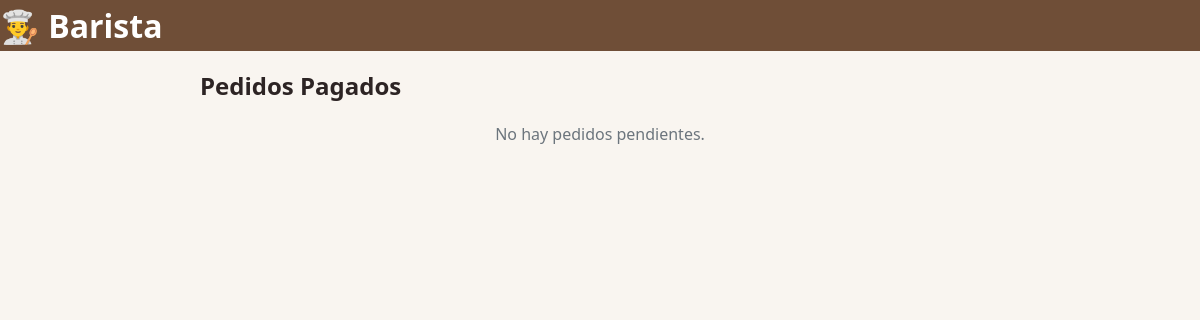
The app's page /barista (signed in), older data.
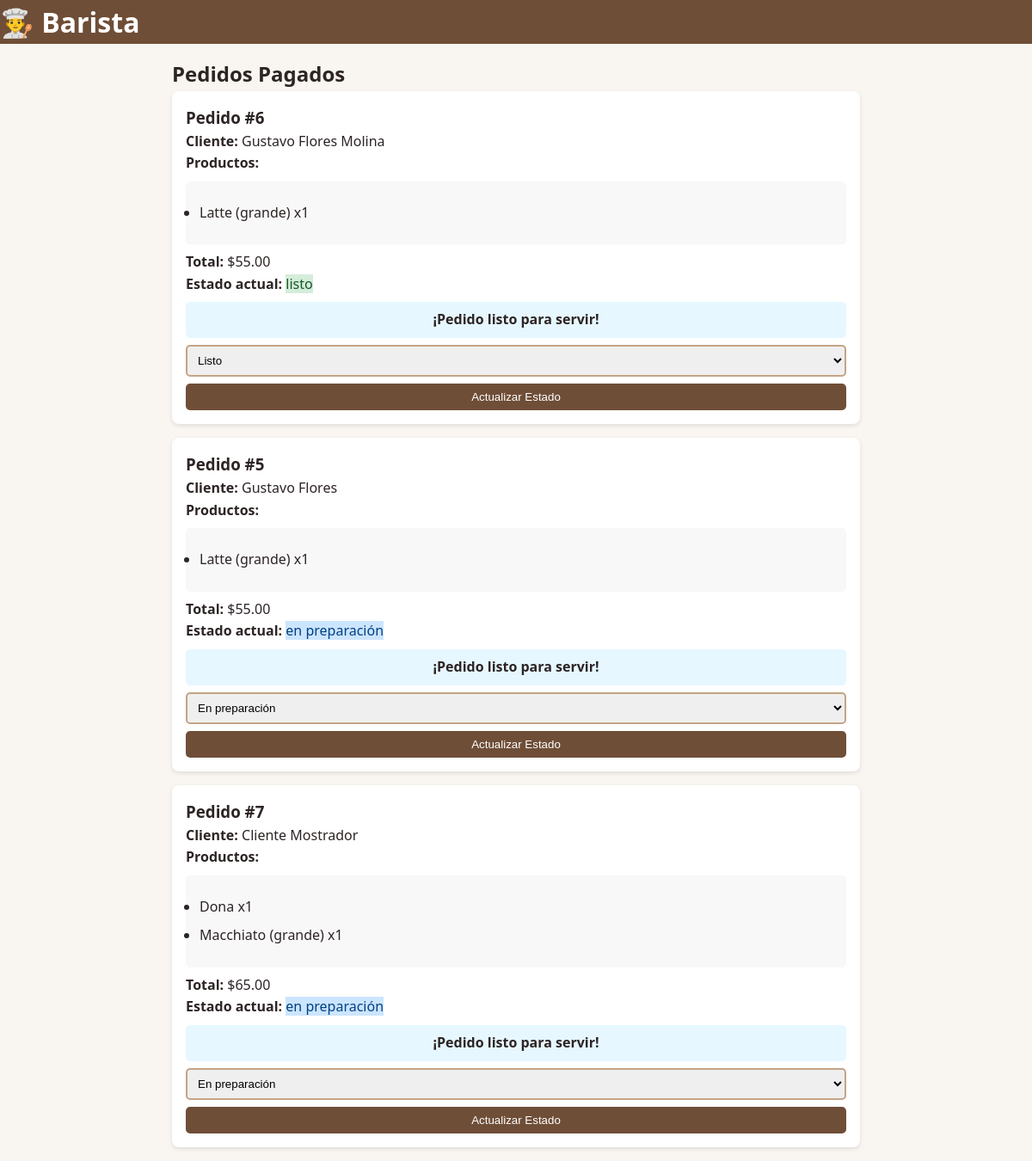
The same page, newer data.
### app.py (models this page shows)
class Pedido(db.Model):
    id = db.Column(db.Integer, primary_key=True)
    cliente = db.Column(db.String(50), nullable=False)
    productos = db.Column(db.String(500))
    estado = db.Column(db.String(20), default="pendiente")
    pago = db.Column(db.String(20), default="pendiente")
    total = db.Column(db.Float)
    fecha = db.Column(db.DateTime, default=datetime.now)
    hora_pago = db.Column(db.DateTime)
    hora_preparacion = db.Column(db.DateTime)

### app.py (the view)
@app.route('/barista')
@login_required
def barista():
    if session.get('role') != 'barista':
        flash('Acceso no autorizado', 'error'); return redirect(url_for('login'))
    pedidos = Pedido.query.filter(Pedido.pago == "pagado", Pedido.estado != "terminado").order_by(Pedido.hora_pago).all()
    ahora = datetime.now()
    for pedido in pedidos:
        if pedido.hora_preparacion and ahora >= pedido.hora_preparacion and pedido.estado != "listo":
            pedido.estado = "listo"; db.session.commit()
    return render_template('barista.html', pedidos=pedidos, ahora=ahora)

### app.py (called while the page is built)
def login_required(view):
    @functools.wraps(view)
    def wrapped_view(**kwargs):
        if 'logged_in' not in session:
            return redirect(url_for('login'))
        return view(**kwargs)
    return wrapped_view

### templates/barista.html (shortened to what this page needs)
<!DOCTYPE html>
<html lang="es">
<head>
    <link rel="stylesheet" href="{{ url_for('static', filename='styles.css') }}">
</head>
<body>
    <header>
        <h1>👨‍🍳 Barista</h1>
    </header>
    <main class="container" style="max-width: 800px; margin: 1rem auto;">
        <h2>Pedidos Pagados</h2>
        {% if not pedidos %}
            <p class="sin-pedidos">No hay pedidos pendientes.</p>
        {% endif %}
        {% for pedido in pedidos %}
        <div class="pedido-card">
            <h3>Pedido #{{ pedido.id }}</h3>
            <p><strong>Cliente:</strong> {{ pedido.cliente }}</p>
            <p><strong>Productos:</strong></p>
            <ul class="productos-lista">
                {% for producto in pedido.productos.split('|')[0].split(',') %}
                <li>{{ producto.strip() }}</li>
                {% endfor %}
            </ul>
            <p><strong>Total:</strong> ${{ "%.2f"|format(pedido.total) }}</p>
            <p><strong>Estado actual:</strong> <span class="estado-{{ pedido.estado | replace(' ', '-') }}">{{ pedido.estado }}</span></p>
            {% if pedido.pago == 'pagado' and pedido.hora_preparacion %}
            <div class="tiempo-preparacion">
                {% if ahora < pedido.hora_preparacion %}
                <p>Tiempo restante: {{ ((pedido.hora_preparacion - ahora).seconds // 60) + 1 }} minutos</p>
                {% else %}
                <p>¡Pedido listo para servir!</p>
                {% endif %}
            </div>
            {% endif %}
            <form action="{{ url_for('actualizar_estado', id=pedido.id) }}" method="post">
                <select name="estado" class="estado-select">
                    <option value="en preparación" {% if pedido.estado == 'en preparación' %}selected{% endif %}>En preparación</option>
                    <option value="listo" {% if pedido.estado == 'listo' %}selected{% endif %}>Listo</option>
                </select>
                <button type="submit" class="btn-actualizar">Actualizar Estado</button>
            </form>
        </div>
        {% endfor %}
    </main>
</body>
</html>

### static/styles.css (style rules this page uses)
:root { --primary: #6F4E37; --secondary: #C4A484; --accent: #E3B04B; --text: #2D2424; }
* { box-sizing: border-box; margin: 0; padding: 0; }
body { font-family: 'Segoe UI', Tahoma, Geneva, Verdana, sans-serif; background-color: #F9F5F0; color: var(--text); line-height: 1.6; }
.container { width: 90%; max-width: 1200px; margin: 0 auto; }
header { background-color: var(--primary); color: white; position: sticky; top: 0; z-index: 100; }
.tiempo-preparacion { margin-top: 0.5rem; padding: 0.5rem; background: #e6f7ff; border-radius: 5px; text-align: center; font-weight: bold; }
.estado-en-preparación { background: #CCE5FF; color: #004085; }
.estado-listo { background: #D4EDDA; color: #155724; }
.productos-lista { margin: 0.5rem 0; padding-left: 1rem; }
header { padding: 0; }
.productos-lista { text-align: left; padding: 1rem; background: #f8f8f8; border-radius: 5px; }
.productos-lista li { margin: 0.5rem 0; }

### templates/barista.html (style rules this page uses)
.pedido-card { background: white; border-radius: 8px; padding: 1rem; margin-bottom: 1rem; box-shadow: 0 2px 5px rgba(0,0,0,0.1); }
.estado-select { width: 100%; padding: 0.5rem; margin-top: 0.5rem; border: 2px solid var(--secondary); border-radius: 5px; }
.btn-actualizar { background: var(--primary); color: white; border: none; padding: 0.5rem 1rem; border-radius: 5px; width: 100%; margin-top: 0.5rem; cursor: pointer; }
.tiempo-preparacion { margin-top: 0.5rem; padding: 0.5rem; background: #e6f7ff; border-radius: 5px; text-align: center; font-weight: bold; }
.estado-en-preparación { background: #CCE5FF; color: #004085; }
.estado-listo { background: #D4EDDA; color: #155724; }
.productos-lista { margin: 0.5rem 0; padding-left: 1rem; }

Row changes from the older to the newer data that the page shows:
added Pedido: id "6", cliente "Gustavo Flores Molina", strip "Latte (grande) x1", total "55.00", estado "listo", pago "¡Pedido listo para servir!", estado "Listo"
added Pedido: id "5", cliente "Gustavo Flores", strip "Latte (grande) x1", total "55.00", estado "en preparación", pago "¡Pedido listo para servir!", estado "En preparación"
added Pedido: id "7", cliente "Cliente Mostrador", strip "Dona x1" "Macchiato (grande) x1", total "65.00", estado "en preparación", pago "¡Pedido listo para servir!", estado "En preparación"
Text that changed along with them:
text no longer shown: "No hay pedidos pendientes."
